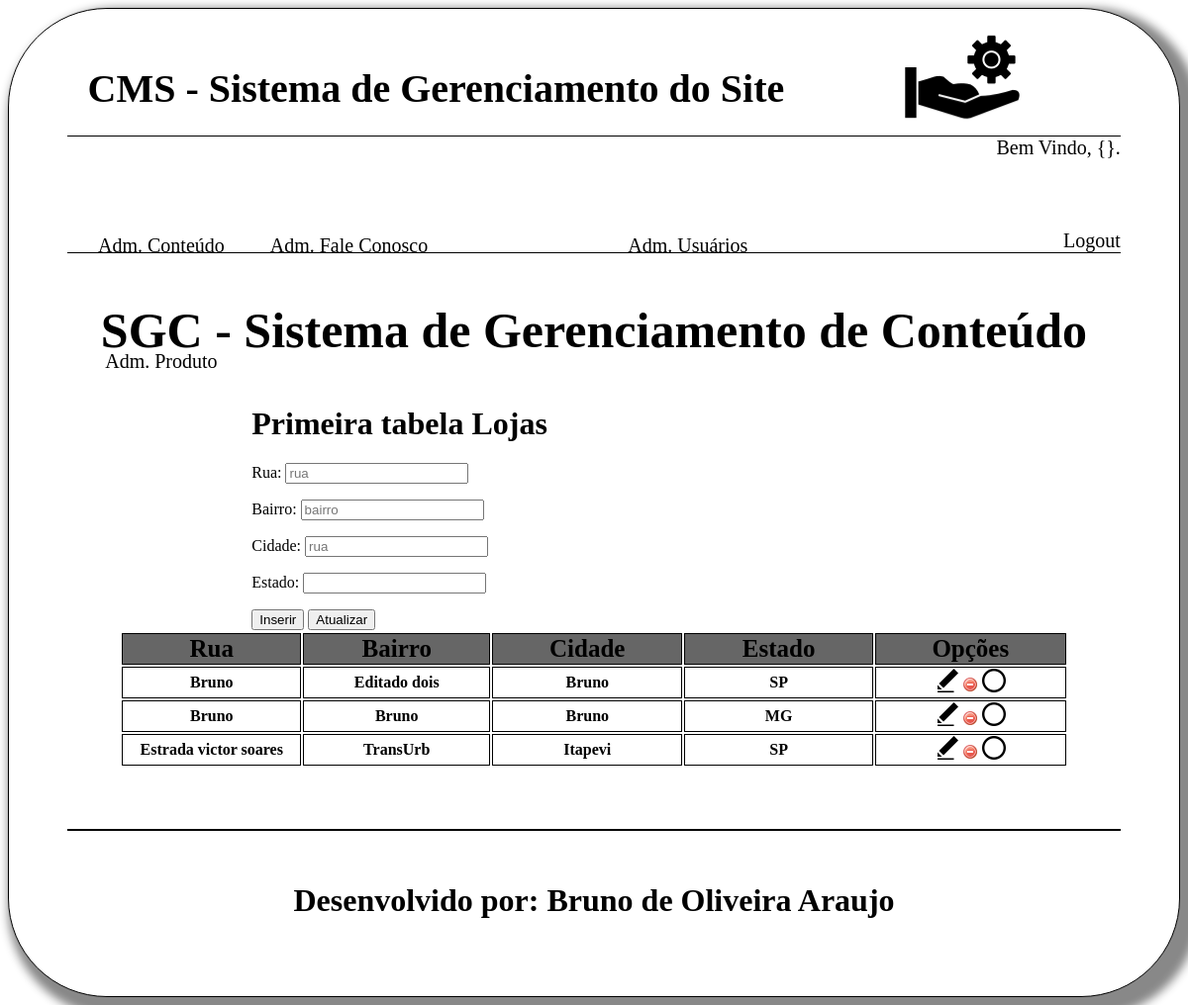
Screenshot of /site/cms/conteudoLoja.php with the database file from the repository.
### tables this page shows
CREATE TABLE `tbl_lojas` (
  `codigo` int(11) NOT NULL AUTO_INCREMENT,
  `rua` varchar(100) DEFAULT NULL,
  `bairro` varchar(100) DEFAULT NULL,
  `cidade` varchar(100) DEFAULT NULL,
  `estado` varchar(2) DEFAULT NULL,
  `status` tinyint(4) DEFAULT NULL,
  PRIMARY KEY (`codigo`)
);

### site/cms/conteudoLoja.php (the view, shortened to what this page needs)
<?php
$rua = (string) null;
$bairro = (string) null;
$cidade = (string) null;
$estado = (string) null;
    $conexao = conexaoMysql();
?>
<html>
<head>
    <link rel="stylesheet" type="text/css" href="css/style.css">
</head>
<body>
    <div class="caixa center" id="caixa">
        <div class="caixa_cabecalho center">
            <a href="index.php">
                <div class="caixa_titulo">
                    <h1> CMS - Sistema de Gerenciamento do Site</h1>
                </div>
                <div class="caixa_logo backgroundLogo">
                </div>
            </a>
        </div>
        <div class="caixa_menu center">
            <div class="menuFirst">
                <div class="card">
                    <a href="conteudo.php">
                        <div id="fotoCard1" class="fotoCard center backgroundLogo">
                        </div>
                        <div class="textoCard center">
                        Adm. Conteúdo
                        </div>
                    </a>
                </div>
                <div class="card">
                    <a href="sac.php">
                        <div id="fotoCard2" class="fotoCard center">
                        </div>
                        <div class="textoCard center">
                            Adm. Fale Conosco
                        </div>
                    </a>
                </div>
                <div class="card">
                    <a href="produtos.php">
                        <div id="fotoCard2" class="fotoCard center">
                        </div>
                        <div class="textoCard center">
                            Adm. Produto
                        </div>
                    </a>
                </div>
            </div>
            <div class="menuSecond">
                <a href="usuario.php">
                    <div class="card">
                        <div id="fotoCard3" class="fotoCard center">
                        </div>
                        <div class="textoCard center">
                            Adm. Usuários
                        </div>
                    </div>
                </a>
                <div class="logout">
                    <div>Bem Vindo, {<?=$_SESSION['nome']?>}.</div>
                    <div id="txtLogout"><a href="../index.php"> Logout</a></div>
                </div>
            </div>
        </div>
        <div class="center" id="conteudo_admConteudo">
            <div class="titulo center">
                <h1>SGC - Sistema de Gerenciamento de Conteúdo </h1>
            </div>
            <div class="first_box_insert center">
                <div class="caixa_inserir_conteudo center" id="caixa_inserir_loja">
                    <form name="frmConteudo" method="post" action="../bd/salvarLoja.php" enctype="multipart/form-data">
                        <div class="caixa_texto center">
                            <h1>Primeira tabela Lojas</h1>
                            <p><label>Rua: <input type="text" name="txtRua" value="<?=$rua?>" placeholder="rua"></label></p>
                            <p><label> Bairro: <input type="text" name="txtBairro" value="<?=$bairro?>" placeholder="bairro"> </label> </p>
                            <p><label>Cidade: <input type="text" name="txtCidade" value="<?=$cidade?>" placeholder="rua"></label></p>
                            <p><label> Estado: <input type="text" name="txtEstado" value="<?=$estado?>"> </label> </p>
                            <input type="submit" name="btnSalvar" value="Inserir">
                            <input type="submit" name="btnEditar" value="Atualizar">
                        </div>
                    </form>
                </div>
                <div id="tabelaUser" class="center">
                    <table id="consulta_conteudo" class="center">
                        <tr class="cab">
                            <th>Rua</th>
                            <th>Bairro</th>
                            <th> Cidade </th>
                            <th> Estado </th>
                            <th>Opções</th>
                        </tr>
                        <?php
                            $sql = 'SELECT * FROM tbl_lojas ORDER BY codigo DESC';
                            $select = mysqli_query($conexao, $sql);
                            while($rs = mysqli_fetch_array($select)){
                        ?>
                        <tr id="linha_consulta">
                            <th><?=($rs['rua']); ?></th>
                            <th> <?=($rs['bairro']); ?></th>
                            <th><?=($rs['cidade']); ?></th>
                            <th> <?=($rs['estado']); ?></th>
                            <th>
                                <a href="conteudoLoja.php?modo=editar&codigo=<?=$rs['codigo']?>">
                                    <img src="img/edit.png">
                                </a>
                                <a href="../bd/deletarConteudoLoja.php?codigo=<?=$rs['codigo'];?>">
                                    <img src="img/delete.png"></a>
                                <a href="#?modo=excluir&codigo=<?=$rs['codigo'];?>&status=<?=$rs['codigo'];?>">
                                    <img src="img/desativado.png">
                                </a>
                            </th>
                        </tr>
                        <?php
                            }
                        ?>
                    </table>
                </div>
            </div>
        </div>
        <div class="rodape center" id="rodape_admConteudo">
            <h1> Desenvolvido por: Bruno de Oliveira Araujo</h1>
        </div>
    </div>
</body>
</html>

### site/cms/css/style.css (style rules this page uses)
.backgroundLogo { background-position: center; background-repeat: no-repeat; }
.center { margin-left: auto; margin-right: auto; }
a { text-decoration: none; color: black; }
.caixa { width: 100%; height: 1000px; background-color: white; border: solid 1px; box-shadow: 50px, 50px; box-shadow: 10px 10px 10px 10px #888888; border-radius: 100px; padding-top: 10px; box-sizing: border-box; }
#caixa { width: 100%; min-height: 1000px; height: auto; background-color: white; border: solid 1px; box-shadow: 50px, 50px; box-shadow: 10px 10px 10px 10px #888888; border-radius: 100px; padding-top: 10px; box-sizing: border-box; }
.caixa_cabecalho { width: 90%; height: 15%; background-color: transparent; border-bottom: solid 1px; }
.caixa_titulo { width: 70%; height: 100%; float: left; background-color: transparent; font-size: 20px; text-align: center; padding-top: 20px; box-sizing: border-box; }
.caixa_logo { width: 30%; height: 100%; float: left; background-color: transparent; background-image: url(../img/iconConfig3.png); background-position: center; background-repeat: no-repeat; }
.caixa_menu { width: 90%; height: 15%; border-bottom: solid 1px; }
.menuFirst { width: 50%; height: 100%; float: left; background-color: transparent; }
.menuSecond { width: 50%; height: 100%; float: left; background-color: transparent; }
.card { width: 30%; height: 100%; background-color: transparent; float: left; margin-left: 15px; margin-right: 15px; }
.fotoCard { width: 80%; height: 80%; background-color: transparent; }
#fotoCard1 { background-image: url(../img/iconFolder.png); background-position: center; background-repeat: no-repeat; background-size: auto; }
#fotoCard2 { background-image: url(../img/iconPhone.png); background-position: center; background-repeat: no-repeat; background-size: auto; }
#fotoCard3 { background-image: url(../img/iconUsers.png); background-position: center; background-repeat: no-repeat; background-size: auto; }
.textoCard { width: 100%; height: 20%; text-align: center; background-color: transparent; padding-top: 5px; box-sizing: border-box; font-size: 20px; }
.logout { width: 60%; height: 100%; float: right; background-color: transparent; font-size: 20px; }
.logout div { width: 100%; height: 80%; background-color: transparent; text-align: right; }
#txtLogout { width: 100%; height: 20%; background-color: transparent; }
.titulo h1 { width: 1000px; height: 50px; font-size: 50px; text-align: center; background-color: transparent; margin-right: auto; margin-left: auto; }
#tabelaUser { width: 90%; min-height: 150px; max-height: 170px; overflow: auto; background-color: transparent; }
.cab { font-size: 25px; background-color: #666666; }
.rodape { width: 90%; height: 20%; background-color: transparent; border-top: solid 1px; text-align: center; padding-top: 30px; box-sizing: border-box; }
#conteudo_admConteudo { width: 90%; min-height: 500px; height: auto; background-color: transparent; padding-top: 15px; }
.caixa_inserir_conteudo { width: 65%; height: 230px; background-color: transparent; }
.first_box_insert { width: 100%; height: 450px; border-bottom: solid 1px; background-color: transparent; }
.caixa_texto { width: 50%; height: 100%; float: left; background-color: transparent; }
#consulta_conteudo th, tr { width: 300px; height: 10px; ; border: solid 1px black; }
#consulta_produtos th, tr { width: 300px; height: 10px; ; border: solid 1px black; }
#linha_consulta { width: 300px; min-height: 30px; max-height: 50px; overflow: auto; }
#caixa_inserir_loja { width: 65%; height: 250px; background-color: transparent; }

### rows the page displays
tbl_lojas: rua "Bruno", bairro "Editado dois", cidade "Bruno", estado "SP"
tbl_lojas: rua "Bruno", bairro "Bruno", cidade "Bruno", estado "MG"
tbl_lojas: rua "Estrada victor soares", bairro "TransUrb", cidade "Itapevi", estado "SP"
